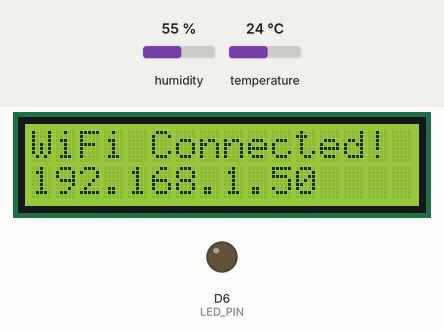
The sketch below on a simulated ESP8266 (NodeMCU). Shown: 16×2 character LCD, output pins drawn as LEDs (lit = HIGH). The inputs (shaded band) are chosen by the test bench; at power-on: humidity 55 %, temperature 24 °C. WiFi joins after 1.5 s; servers stay silent unless stated; uploads are accepted with an empty reply; what the sketch prints to the serial monitor is not drawn.

Above: at 2.2 s.
At 4.2 s:
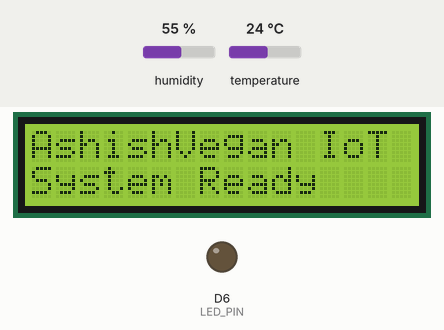

The sketch:

AshishVegan_ESP8266.ino
```cpp
/**
 * ======================================================================================
 * Project Name: AshishVegan IoT Smart Environmental Monitoring & Automation Platform
 * Designed and Developed by Sayali Randive , Dept. of Electrical Engineering,  GCEOY
 * ======================================================================================
 *
 * Hardware Model & Pin Connections (NodeMCU / ESP8266):
 * --------------------------------------------------------------------------------------
 * 1. DHT11 Sensor:
 *    - VCC      -> 3.3V or 5V
 *    - GND      -> GND
 *    - Data/Out -> D5 (GPIO 14)
 *
 * 2. LED:
 *    - Anode (+)-> D6 (GPIO 12) (via 220Ω resistor)
 *    - Cathode(-)-> GND
 *
 * 3. 16x2 I2C LCD Display:
 *    - VCC      -> 5V (VIN on NodeMCU)
 *    - GND      -> GND
 *    - SDA      -> D2 (GPIO 4)
 *    - SCL      -> D1 (GPIO 5)
 *    Default I2C Address: 0x27 (if text does not appear, change to 0x3F)
 *
 * Required Libraries (Install via Arduino IDE Library Manager):
 * --------------------------------------------------------------------------------------
 * 1. "DHT sensor library" by Adafruit
 * 2. "Adafruit Unified Sensor" by Adafruit
 * 3. "LiquidCrystal I2C" by Frank de Brabander or Marco Schwartz
 * 4. "ArduinoJson" by Benoit Blanchon (Supports both v6 and v7)
 * ======================================================================================
 */

#include <ESP8266WiFi.h>
#include <ESP8266HTTPClient.h>
#include <WiFiClient.h>
#include <WiFiClientSecure.h>
#include <Wire.h>
#include <LiquidCrystal_I2C.h>
#include <DHT.h>
#include <ArduinoJson.h>

// ======================================================================================
// 1. WIFI CREDENTIALS (Pre-configured)
// ======================================================================================
const char* ssid     = "IoT";
const char* password = "12345678";

// ======================================================================================
// 2. SERVER URL CONFIGURATION
// For Render Cloud deployment:
//    "https://YOUR-RENDER-APP-NAME.onrender.com"
// For Local Testing on the same Wi-Fi network:
//    "http://192.168.10.63:3000"
// ======================================================================================
const char* serverBaseUrl = "https://YOUR-RENDER-APP-NAME.onrender.com";

// ======================================================================================
// 3. HARDWARE PIN DEFINITIONS
// ======================================================================================
#define DHTPIN        D5      // DHT11 Data Pin (GPIO 14)
#define DHTTYPE       DHT11   // DHT 11 sensor model
#define LED_PIN       D6      // LED Control Pin (GPIO 12)
#define I2C_SDA       D2      // LCD I2C SDA Pin (GPIO 4)
#define I2C_SCL       D1      // LCD I2C SCL Pin (GPIO 5)
#define LCD_I2C_ADDR  0x27    // Standard I2C address (0x27 or 0x3F)

// Hardware Objects
DHT dht(DHTPIN, DHTTYPE);
LiquidCrystal_I2C lcd(LCD_I2C_ADDR, 16, 2);

// Non-blocking Timer Intervals
unsigned long lastSensorPostTime = 0;
const unsigned long SENSOR_INTERVAL = 10000; // 10 Seconds interval as requested

unsigned long lastPollTime = 0;
const unsigned long POLL_INTERVAL = 3000;    // Poll LCD text and LED state every 3 seconds

// Caching to eliminate screen flicker and redundant GPIO writes
String cachedRow1 = "";
String cachedRow2 = "";
int cachedLedState = -1;

// ======================================================================================
// SETUP
// ======================================================================================
void setup() {
  Serial.begin(115200);
  delay(500);

  Serial.println();
  Serial.println(F("========================================================="));
  Serial.println(F("   AshishVegan IoT Environmental & Control Platform      "));
  Serial.println(F("   Designed & Developed by Sayali Randive, GCEOY         "));
  Serial.println(F("========================================================="));

  // Initialize LED Pin
  pinMode(LED_PIN, OUTPUT);
  digitalWrite(LED_PIN, LOW); // Default to OFF

  // Initialize I2C Bus for ESP8266 with D2 (SDA) and D1 (SCL)
  Wire.begin(I2C_SDA, I2C_SCL);

  // Initialize 16x2 LCD
  lcd.init();
  lcd.backlight();
  lcd.clear();
  lcd.setCursor(0, 0);
  lcd.print("AshishVegan IoT");
  lcd.setCursor(0, 1);
  lcd.print("Connecting WiFi");

  // Initialize DHT11
  dht.begin();

  // Connect to WiFi network
  connectWiFi();
}

// ======================================================================================
// MAIN LOOP
// ======================================================================================
void loop() {
  // Auto-reconnect WiFi if disconnected
  if (WiFi.status() != WL_CONNECTED) {
    connectWiFi();
  }

  unsigned long currentMillis = millis();

  // 1. Post DHT11 Sensor Data every 10 seconds
  if (currentMillis - lastSensorPostTime >= SENSOR_INTERVAL) {
    lastSensorPostTime = currentMillis;
    postSensorData();
  }

  // 2. Poll LED Automation and Smart LCD updates every 3 seconds
  if (currentMillis - lastPollTime >= POLL_INTERVAL) {
    lastPollTime = currentMillis;
    pollLedState();
    pollLcdText();
  }

  yield(); // Keep ESP8266 background WiFi stack responsive
}

// ======================================================================================
// WIFI CONNECTION ROUTINE
// ======================================================================================
void connectWiFi() {
  Serial.print(F("[WiFi] Connecting to SSID: "));
  Serial.println(ssid);

  WiFi.mode(WIFI_STA);
  WiFi.begin(ssid, password);

  int attempts = 0;
  while (WiFi.status() != WL_CONNECTED && attempts < 30) {
    delay(500);
    Serial.print(F("."));
    attempts++;
  }

  if (WiFi.status() == WL_CONNECTED) {
    Serial.println();
    Serial.println(F("[WiFi] Connected successfully!"));
    Serial.print(F("[WiFi] NodeMCU IP: "));
    Serial.println(WiFi.localIP());

    // Display Connection Success on LCD
    lcd.clear();
    lcd.setCursor(0, 0);
    lcd.print("WiFi Connected!");
    lcd.setCursor(0, 1);
    lcd.print(WiFi.localIP());
    delay(2000);

    // Initial Standby Message
    lcd.clear();
    lcd.setCursor(0, 0);
    lcd.print("AshishVegan IoT");
    lcd.setCursor(0, 1);
    lcd.print("System Ready");
  } else {
    Serial.println();
    Serial.println(F("[WiFi] Connection failed! Retrying in loop..."));
    lcd.clear();
    lcd.setCursor(0, 0);
    lcd.print("WiFi Conn Failed");
    lcd.setCursor(0, 1);
    lcd.print("Check SSID/Pass");
  }
}

// ======================================================================================
// 1. READ & POST DHT11 SENSOR DATA (EVERY 10 SECONDS)
// ======================================================================================
void postSensorData() {
  if (WiFi.status() != WL_CONNECTED) return;

  // Read Sensor
  float humidity = dht.readHumidity();
  float temperature = dht.readTemperature(); // Degrees Celsius

  // Retry once if DHT11 returned transient NaN
  if (isnan(humidity) || isnan(temperature)) {
    delay(100);
    humidity = dht.readHumidity();
    temperature = dht.readTemperature();
  }

  if (isnan(humidity) || isnan(temperature)) {
    Serial.println(F("[DHT11] Warning: Failed to read from DHT11 on Pin D5. Check wiring."));
    return;
  }

  Serial.println(F("--------------------------------------------------"));
  Serial.print(F("[DHT11] Temperature: "));
  Serial.print(temperature, 1);
  Serial.print(F(" *C | Humidity: "));
  Serial.print(humidity, 1);
  Serial.println(F(" %"));

  // Robust Client Scoping (Prevents memory crash on ESP8266 HTTPS)
  WiFiClient client;
  WiFiClientSecure secureClient;
  HTTPClient http;

  String endpoint = String(serverBaseUrl) + "/api/sensor-data";
  bool isHttps = endpoint.startsWith("https");

  if (isHttps) {
    secureClient.setInsecure(); // Bypass SSL fingerprint check on microcontrollers
    http.begin(secureClient, endpoint);
  } else {
    http.begin(client, endpoint);
  }

  http.setTimeout(4000);
  http.addHeader("Content-Type", "application/json");

  // Construct JSON body safely without memory overhead
  String requestBody = "{\"temperature\":" + String(temperature, 1) + ",\"humidity\":" + String(humidity, 1) + "}";

  int httpCode = http.POST(requestBody);

  if (httpCode > 0) {
    Serial.print(F("[Sensor POST] Server Response: "));
    Serial.println(httpCode);
  } else {
    Serial.print(F("[Sensor POST] Failed. HTTP Error: "));
    Serial.println(http.errorToString(httpCode).c_str());
  }

  http.end();
}

// ======================================================================================
// 2. POLL LED STATE (D6)
// ======================================================================================
void pollLedState() {
  if (WiFi.status() != WL_CONNECTED) return;

  WiFiClient client;
  WiFiClientSecure secureClient;
  HTTPClient http;

  String endpoint = String(serverBaseUrl) + "/api/led/status";
  bool isHttps = endpoint.startsWith("https");

  if (isHttps) {
    secureClient.setInsecure();
    http.begin(secureClient, endpoint);
  } else {
    http.begin(client, endpoint);
  }

  http.setTimeout(3000);
  int httpCode = http.GET();

  if (httpCode == HTTP_CODE_OK) {
    String payload = http.getString();
    payload.trim();

    // Plain text endpoint returns "1" (ON) or "0" (OFF)
    int state = payload.toInt();

    if (state != cachedLedState) {
      cachedLedState = state;
      digitalWrite(LED_PIN, state == 1 ? HIGH : LOW);

      Serial.print(F("[LED D6] Switched to: "));
      Serial.println(state == 1 ? F("HIGH (ON)") : F("LOW (OFF)"));
    }
  }

  http.end();
}

// ======================================================================================
// 3. POLL SMART LCD 16x2 TEXT (D1/SCL, D2/SDA)
// ======================================================================================
void pollLcdText() {
  if (WiFi.status() != WL_CONNECTED) return;

  WiFiClient client;
  WiFiClientSecure secureClient;
  HTTPClient http;

  // Uses raw text endpoint for maximum reliability across all ArduinoJson versions
  // Raw endpoint returns line 1 followed by newline and line 2
  String endpoint = String(serverBaseUrl) + "/api/lcd/raw";
  bool isHttps = endpoint.startsWith("https");

  if (isHttps) {
    secureClient.setInsecure();
    http.begin(secureClient, endpoint);
  } else {
    http.begin(client, endpoint);
  }

  http.setTimeout(3000);
  int httpCode = http.GET();

  if (httpCode == HTTP_CODE_OK) {
    String payload = http.getString();

    // Parse Row 1 and Row 2 separated by newline '\n'
    int newlinePos = payload.indexOf('\n');
    String r1 = "";
    String r2 = "";

    if (newlinePos != -1) {
      r1 = payload.substring(0, newlinePos);
      r2 = payload.substring(newlinePos + 1);
    } else {
      r1 = payload;
      r2 = "";
    }

    // Clean up trailing whitespace/newlines
    r1.replace("\r", "");
    r2.replace("\r", "");
    r1.trim();
    r2.trim();

    // Update physical LCD only when content actually changes
    if (r1 != cachedRow1 || r2 != cachedRow2) {
      cachedRow1 = r1;
      cachedRow2 = r2;

      Serial.println(F("[LCD 16x2] Updating screen:"));
      Serial.print(F("  Line 1: \""));
      Serial.print(r1);
      Serial.println(F("\""));
      Serial.print(F("  Line 2: \""));
      Serial.print(r2);
      Serial.println(F("\""));

      // Pad strings to 16 characters with spaces to completely clear old characters
      while (r1.length() < 16) r1 += " ";
      while (r2.length() < 16) r2 += " ";

      lcd.setCursor(0, 0);
      lcd.print(r1.substring(0, 16));

      lcd.setCursor(0, 1);
      lcd.print(r2.substring(0, 16));
    }
  }

  http.end();
}
```

Measured:
- what the display in image 0 shows lasts 2.1 s, from 2.1 s to 4.2 s
